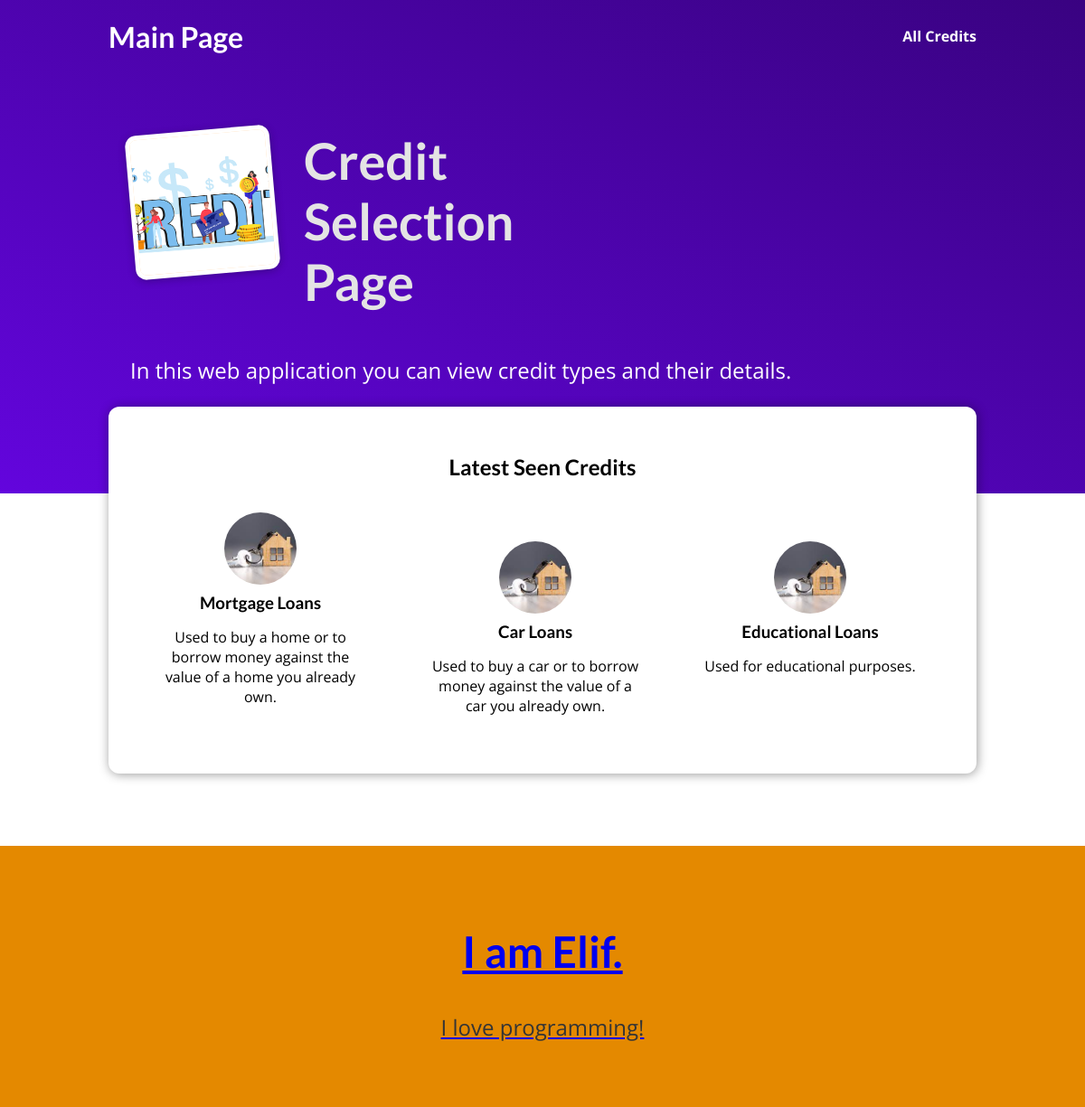
The page / on the database its author committed.
### credit/models.py (models this page shows, shortened)
class Credit(models.Model):
    name = models.CharField(max_length=50)
    excerpt = models.CharField(max_length=150)
    content = models.CharField(max_length=500)
    slug = models.SlugField(default="",null=False,db_index=True)
    interest_rate = models.DecimalField(max_digits=6,decimal_places=4)
    loan_amount = models.IntegerField(default=500000,validators=[MinValueValidator(500000),MaxValueValidator(6000000)])

### credit/views.py (the view)
# urls.py: path("", views.starting_page, name="starting-page"),
def starting_page(request):
    allcredits = Credit.objects.all()
    num_credits=allcredits.count()
    return render(request, "credit/index.html", {"credits": allcredits,
     "total_number_of_credits":num_credits})

### credit/templates/credit/index.html (shortened to what this page needs)
{% extends "base.html" %}
{% load static %}
{% block css_files%}
 <link rel="stylesheet" href=" {% static "credit/credit.css" %}"/>
 <link rel="stylesheet" href=" {% static "credit/index.css" %}"/>
{% endblock %}
{% block content%}
<section id="welcome">
    <header>
        <img src="{% static "credit/images/credit.png" %}" alt="Elif">
        <h2>Credit Selection Page</h2>
    </header>
    <p>In this web application you can view credit types and their details.</p>
</section>
<section id="latest-credits">
    <h2>Latest Seen Credits</h2>
    <ul>
        {% for credit in credits %}
            {% include "credit/includes/credit.html" %}
        {% endfor %}
    </ul>
</section>
<section id= "about">
    <h2>I am Elif.</h2>
    <p>I love programming!</p>
</section>
{% endblock %}

### credit/templates/credit/includes/credit.html
{% load static%}
<li>
    <article class="credit">
        <a href="{% url "credit-detail-page" credit.slug %}">
            <img src="{% static "credit/images/mortgage.jpg" %}" alt="{{credit.name}}"/>
            <div class="credit__content">
                <h3>{{ credit.name}}</h3>
                <p>{{ credit.excerpt }}</p>
            </div>
    </article>
</li>

### static/app.css (style rules this page uses)
* { box-sizing: border-box; }
html { font-family: 'Open Sans', 'Lato', sans-serif; }
body { margin: 0; }
h1, h2, h3 { font-family: 'Lato', sans-serif; font-weight: bold; }

### credit/static/credit/credit.css (style rules this page uses)
.credit { display: flex; flex-direction: column; align-items: center; text-align: center; }
.credit a { text-decoration: none; color: black; transition: all 0.2s ease; padding: 1rem; }
.credit img { width: 5rem; height: 5rem; object-fit: cover; border-radius: 50%; }
.credit h3 { margin: 0.25rem 0; }

### credit/static/credit/index.css (style rules this page uses)
#welcome { background: linear-gradient(to right top, #6305dd, #390281); padding: 6rem 12%; }
#welcome header { display: flex; align-items: flex-start; margin: 3rem auto; }
#welcome img { width: 10rem; height: 10rem; object-fit: cover; object-position: top; border: 5px solid white; border-radius: 12px; background-color: #ffe1bf; transform: rotateZ(-5deg); box-shadow: 0 2px 8px rgba(0, 0, 0, 0.25); }
#welcome h2 { font-size: 3.5rem; margin: 0 0 0 2rem; color: #e4e4e4; width: 10rem; }
#welcome p { color: white; font-size: 1.5rem; }
#latest-credits { background-color: white; padding: 2rem; border-radius: 12px; width: 60rem; margin: -6rem auto 2rem auto; box-shadow: 1px 1px 12px rgba(0, 0, 0, 0.4); }
#latest-credits h2 { text-align: center; }
#latest-credits ul { list-style: none; margin: 0; padding: 0; display: flex; gap: 1rem; }
#latest-credits li { flex: 1; }
#about { text-align: center; padding: 3rem; background-color: #e48900; margin-top: 5rem; }
#about h2 { font-size: 3rem; }
#about p { font-size: 1.5rem; color: #353535; }

### rows shown on the page
Credit: name "Mortgage Loans", excerpt "Used to buy a home or to borrow money against the value of a home you already own."
Credit: name "Car Loans", excerpt "Used to buy a car or to borrow money against the value of a car you already own."
Credit: name "Educational Loans", excerpt "Used for educational purposes."
